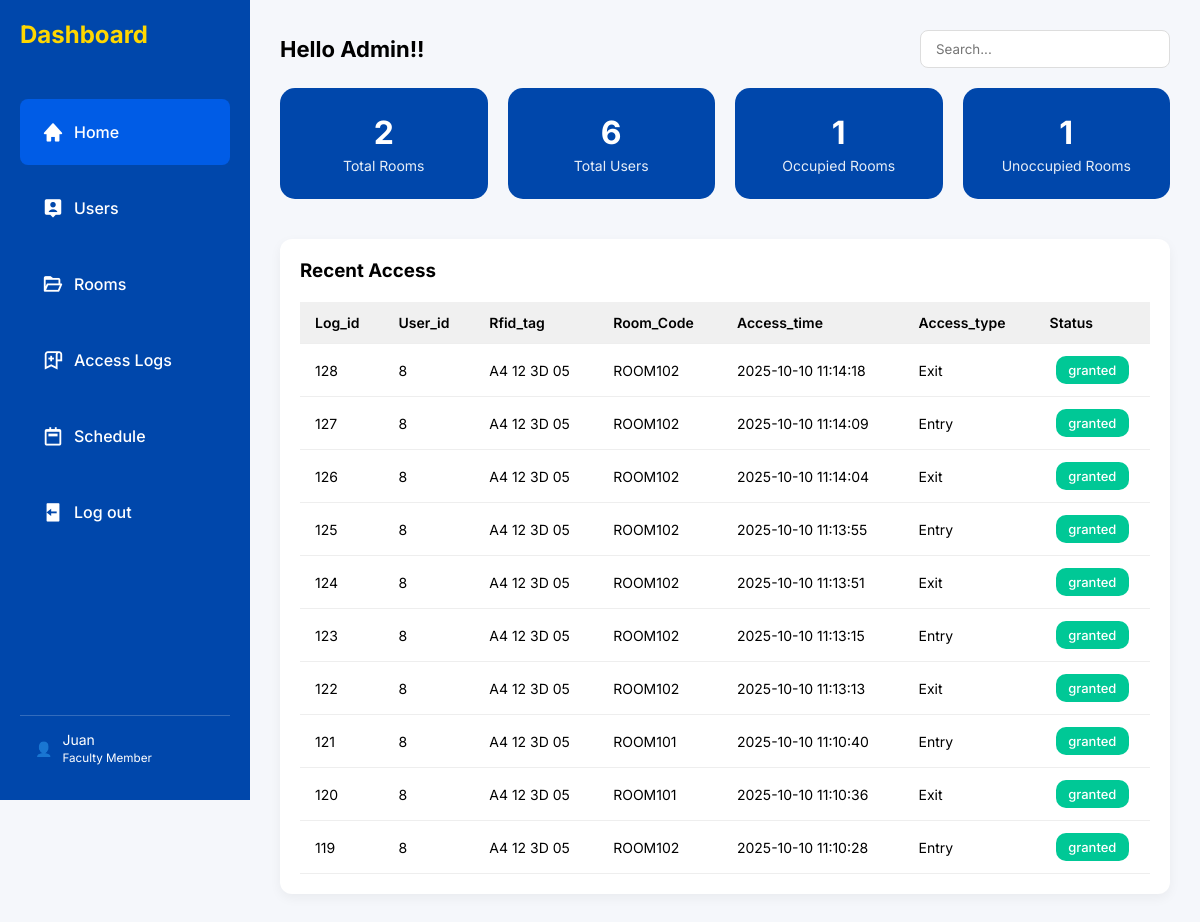
The app's page /index.php (signed in), older data.
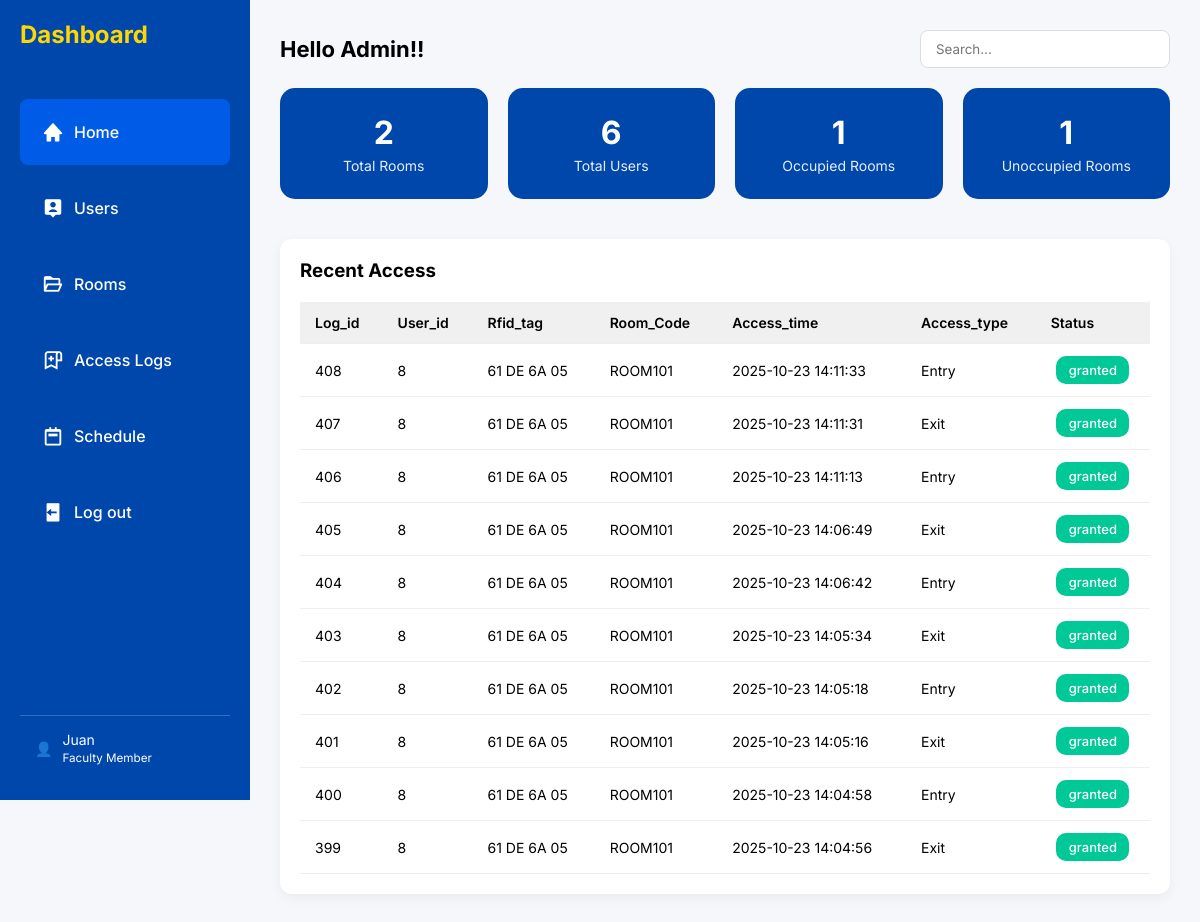
The same page, newer data.
### tables this page shows
CREATE TABLE `access_log` (
  `Log_id` int(11) NOT NULL,
  `User_id` int(11) DEFAULT NULL,
  `Rfid_tag` varchar(50) NOT NULL,
  `Room_id` int(11) NOT NULL,
  `Schedule_id` int(11) DEFAULT NULL,
  `Access_time` datetime DEFAULT current_timestamp(),
  `Access_type` enum('Entry','Exit') NOT NULL,
  `Status` enum('granted','denied') DEFAULT 'denied'
);

CREATE TABLE `classrooms` (
  `Room_id` int(11) NOT NULL,
  `Room_code` varchar(50) NOT NULL,
  `Status` enum('Occupied','Unoccupied') DEFAULT 'Unoccupied',
  `Classroom_type` varchar(255) DEFAULT NULL,
  `Capacity` int(11) DEFAULT NULL
);

### index.php (the view, shortened to what this page needs)
<?php
include 'conn.php';
?>
<!DOCTYPE html>
<html lang="en">
<head>
    <link rel="stylesheet" href="https://cdnjs.cloudflare.com/ajax/libs/font-awesome/6.6.0/css/all.min.css"/>
    <link rel="stylesheet" href="https://unpkg.com/boxicons@2.1.4/css/boxicons.min.css">
    <link rel="stylesheet" href="styles/index.css">
    <link rel="stylesheet" href="styles/sidebar.css">
</head>
<body>
    <div class="sidebar" id="sidebar">
            <h1>Dashboard</h1>
            <div class="icons">
                <a href="index.php" class="active"><i class='bx bxs-home'></i>Home</a>
                <a href="users.php"><i class='bx bxs-user-pin' ></i> Users</a>
                <a href="rooms.php"><i class='bx bx-folder-open'></i> Rooms</a>
                <a href="access_logs.php"><i class='bx bx-bookmark-alt-plus'></i> Access Logs</a>
                <a href="schedule.php"><i class='bx bx-calendar-week'></i> Schedule</a>
                <a href="logout.php"><i class='bx bxs-log-out'></i> Log out</a>
            </div>
            <div class="user">
                👤 <span>Juan<br><small>Faculty Member</small></span>
            </div>
    </div>
    <div class="main">
        <div class="header">
        <h2>Hello Admin!!</h2>
        <input type="search" placeholder="Search..." />
        </div>
            <?php
                $totalroom = $conn->query("SELECT COUNT(*) AS total FROM classrooms")->fetch_assoc();
                $totaloccupied = $conn->query("SELECT COUNT(*) AS total FROM classrooms WHERE status = 'occupied'")->fetch_assoc();
                $totalUnoccupied = $conn->query("SELECT COUNT(*) AS total FROM classrooms WHERE status = 'Unoccupied'")->fetch_assoc();
                $totalusers = $conn->query("SELECT COUNT(*) AS total FROM users")->fetch_assoc();
            ?>
        <div class="cards">
            <div class="card">
                <h3 id="totalroom"><?php echo $totalroom['total']; ?></h3>
                <p>Total Rooms</p>
            </div>
            <div class="card">
                <h3 id="totalusers"><?php echo $totalusers['total']; ?></h3>
                <p>Total Users</p>
            </div>
            <div class="card">
                <h3 id="totaloccupied"><?php echo $totaloccupied['total']; ?></h3>
                <p>Occupied Rooms</p>
            </div>
            <div class="card">
                <h3 id="totalUnoccupied"><?php echo $totalUnoccupied['total']; ?></h3>
                <p>Unoccupied Rooms</p>
            </div>
        </div>
        <div class="table-section">
            <h3>Recent Access</h3>
            <table>
                <thead>
                    <tr>
                        <th>Log_id</th>
                        <th>User_id</th>
                        <th>Rfid_tag</th>
                        <th>Room_Code</th>
                        <th>Access_time</th>
                        <th>Access_type</th>
                        <th>Status</th>
                    </tr>
                </thead>
                    <?php
                        $log_id = $conn->query("
                            SELECT
                                access_log.*,
                                classrooms.Room_code
                            FROM access_log
                            JOIN classrooms ON access_log.Room_id = classrooms.Room_id
                            ORDER BY access_log.Access_time DESC
                            LIMIT 10
                        ");
                    ?>
                <tbody>
                    <?php if ($log_id->num_rows > 0): ?>
                        <?php while($row = $log_id->fetch_assoc()): ?>
                        <tr>
                            <td><?php echo $row['Log_id']; ?></td>
                            <td><?php echo $row['User_id']; ?></td>
                            <td><?php echo $row['Rfid_tag']; ?></td>
                            <td><?php echo $row['Room_code']; ?></td>
                            <td><?php echo $row['Access_time']; ?></td>
                            <td><?php echo $row['Access_type']; ?></td>
                            <td style="text-align: center;">
                            <span class="status <?php echo strtolower($row['Status']); ?>">
                                <?php echo $row['Status']; ?>
                            </span>
                            </td>
                        </tr>
                    <?php endwhile; ?>
                    <?php else: ?>
                        <tr>
                            <td colspan="7" style="text-align: center;">No records found.</td>
                        </tr>
                    <?php endif; ?>
                </tbody>
            </table>
        </div>
    </div>
</body>
</html>

Row changes from the older to the newer data that the page shows:
no longer on this page (row unchanged): access_log: Log_id "128", User "8", Rfid_tag "A4 12 3D 05", Room.Room_code "ROOM102", Access_time "2025-10-10 11:14:18", Access_type "Exit", Status "granted"
no longer on this page (row unchanged): access_log: Log_id "127", User "8", Rfid_tag "A4 12 3D 05", Room.Room_code "ROOM102", Access_time "2025-10-10 11:14:09", Access_type "Entry", Status "granted"
no longer on this page (row unchanged): access_log: Log_id "126", User "8", Rfid_tag "A4 12 3D 05", Room.Room_code "ROOM102", Access_time "2025-10-10 11:14:04", Access_type "Exit", Status "granted"
no longer on this page (row unchanged): access_log: Log_id "125", User "8", Rfid_tag "A4 12 3D 05", Room.Room_code "ROOM102", Access_time "2025-10-10 11:13:55", Access_type "Entry", Status "granted"
no longer on this page (row unchanged): access_log: Log_id "124", User "8", Rfid_tag "A4 12 3D 05", Room.Room_code "ROOM102", Access_time "2025-10-10 11:13:51", Access_type "Exit", Status "granted"
no longer on this page (row unchanged): access_log: Log_id "123", User "8", Rfid_tag "A4 12 3D 05", Room.Room_code "ROOM102", Access_time "2025-10-10 11:13:15", Access_type "Entry", Status "granted"
no longer on this page (row unchanged): access_log: Log_id "122", User "8", Rfid_tag "A4 12 3D 05", Room.Room_code "ROOM102", Access_time "2025-10-10 11:13:13", Access_type "Exit", Status "granted"
no longer on this page (row unchanged): access_log: Log_id "121", User "8", Rfid_tag "A4 12 3D 05", Room.Room_code "ROOM101", Access_time "2025-10-10 11:10:40", Access_type "Entry", Status "granted"
no longer on this page (row unchanged): access_log: Log_id "120", User "8", Rfid_tag "A4 12 3D 05", Room.Room_code "ROOM101", Access_time "2025-10-10 11:10:36", Access_type "Exit", Status "granted"
no longer on this page (row unchanged): access_log: Log_id "119", User "8", Rfid_tag "A4 12 3D 05", Room.Room_code "ROOM102", Access_time "2025-10-10 11:10:28", Access_type "Entry", Status "granted"
added access_log: Log_id "408", User "8", Rfid_tag "61 DE 6A 05", Room.Room_code "ROOM101", Access_time "2025-10-23 14:11:33", Access_type "Entry", Status "granted"
added access_log: Log_id "407", User "8", Rfid_tag "61 DE 6A 05", Room.Room_code "ROOM101", Access_time "2025-10-23 14:11:31", Access_type "Exit", Status "granted"
added access_log: Log_id "406", User "8", Rfid_tag "61 DE 6A 05", Room.Room_code "ROOM101", Access_time "2025-10-23 14:11:13", Access_type "Entry", Status "granted"
added access_log: Log_id "405", User "8", Rfid_tag "61 DE 6A 05", Room.Room_code "ROOM101", Access_time "2025-10-23 14:06:49", Access_type "Exit", Status "granted"
added access_log: Log_id "404", User "8", Rfid_tag "61 DE 6A 05", Room.Room_code "ROOM101", Access_time "2025-10-23 14:06:42", Access_type "Entry", Status "granted"
added access_log: Log_id "403", User "8", Rfid_tag "61 DE 6A 05", Room.Room_code "ROOM101", Access_time "2025-10-23 14:05:34", Access_type "Exit", Status "granted"
added access_log: Log_id "402", User "8", Rfid_tag "61 DE 6A 05", Room.Room_code "ROOM101", Access_time "2025-10-23 14:05:18", Access_type "Entry", Status "granted"
added access_log: Log_id "401", User "8", Rfid_tag "61 DE 6A 05", Room.Room_code "ROOM101", Access_time "2025-10-23 14:05:16", Access_type "Exit", Status "granted"
added access_log: Log_id "400", User "8", Rfid_tag "61 DE 6A 05", Room.Room_code "ROOM101", Access_time "2025-10-23 14:04:58", Access_type "Entry", Status "granted"
added access_log: Log_id "399", User "8", Rfid_tag "61 DE 6A 05", Room.Room_code "ROOM101", Access_time "2025-10-23 14:04:56", Access_type "Exit", Status "granted"
